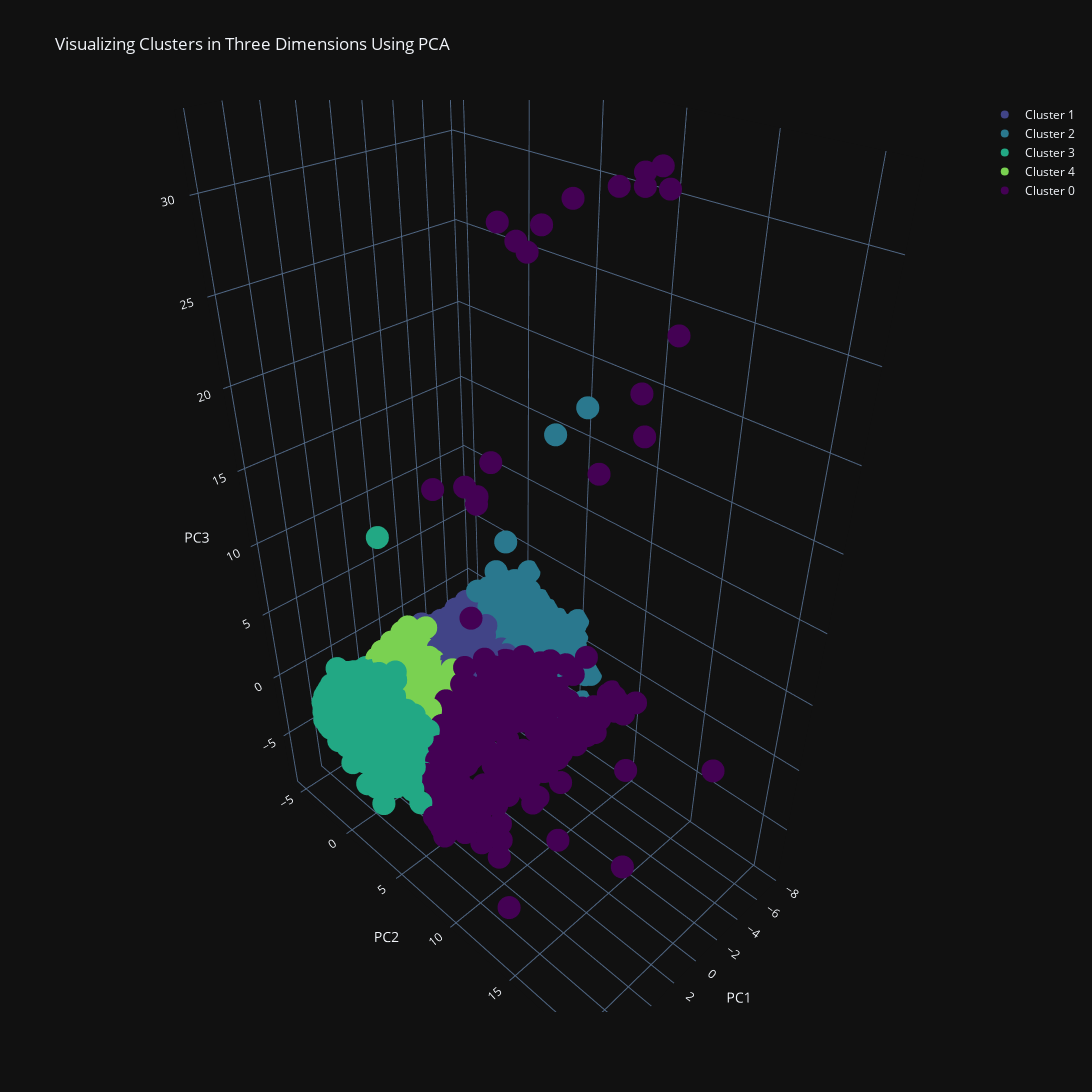

The cell this chart's notebook holds for it:
### Code cell
#PCA with three principal components
pca_3d = PCA(n_components=3, random_state=seed)
PCs_3d = pd.DataFrame(pca_3d.fit_transform(full_results["vector"].tolist()))
print(f"Explained variances of the 3 principal components: {round(np.cumsum(pca_3d.explained_variance_ratio_)[-1], 3)}")
init_notebook_mode(connected=True)
PCs_3d.columns = ["PC1_3d", "PC2_3d", "PC3_3d"]
results_reset = full_results.reset_index(drop=True)
plot_clusters_3d(pd.concat([results_reset, PCs_3d], axis=1, join='inner'))

### Figure 1 — Plotly figure (JSON) as saved in the notebook; plotly's stock layout.template omitted (floating-point values rounded to 4 significant figures; data arrays with more than 128 entries replaced by an {"elided": "..."} marker saying what was removed)
{"data": [{"marker": {"color": "#414487"}, "mode": "markers", "name": "Cluster 1", "x": {"elided": "2616 float values"}, "y": {"elided": "2616 float values"}, "z": {"elided": "2616 float values"}, "type": "scatter3d"}, {"marker": {"color": "#2a788e"}, "mode": "markers", "name": "Cluster 2", "x": {"elided": "2816 float values"}, "y": {"elided": "2816 float values"}, "z": {"elided": "2816 float values"}, "type": "scatter3d"}, {"marker": {"color": "#22a884"}, "mode": "markers", "name": "Cluster 3", "x": {"elided": "1964 float values"}, "y": {"elided": "1964 float values"}, "z": {"elided": "1964 float values"}, "type": "scatter3d"}, {"marker": {"color": "#7ad151"}, "mode": "markers", "name": "Cluster 4", "x": {"elided": "2192 float values"}, "y": {"elided": "2192 float values"}, "z": {"elided": "2192 float values"}, "type": "scatter3d"}, {"marker": {"color": "#440154"}, "mode": "markers", "name": "Cluster 0", "x": {"elided": "412 float values"}, "y": {"elided": "412 float values"}, "z": {"elided": "412 float values"}, "type": "scatter3d"}], "layout": {"height": 1200, "scene": {"xaxis": {"ticklen": 5, "title": {"text": "PC1"}, "zeroline": false}, "yaxis": {"ticklen": 5, "title": {"text": "PC2"}, "zeroline": false}, "zaxis": {"ticklen": 5, "title": {"text": "PC3"}, "zeroline": false}}, "title": {"text": "Visualizing Clusters in Three Dimensions Using PCA"}, "width": 1600}}
